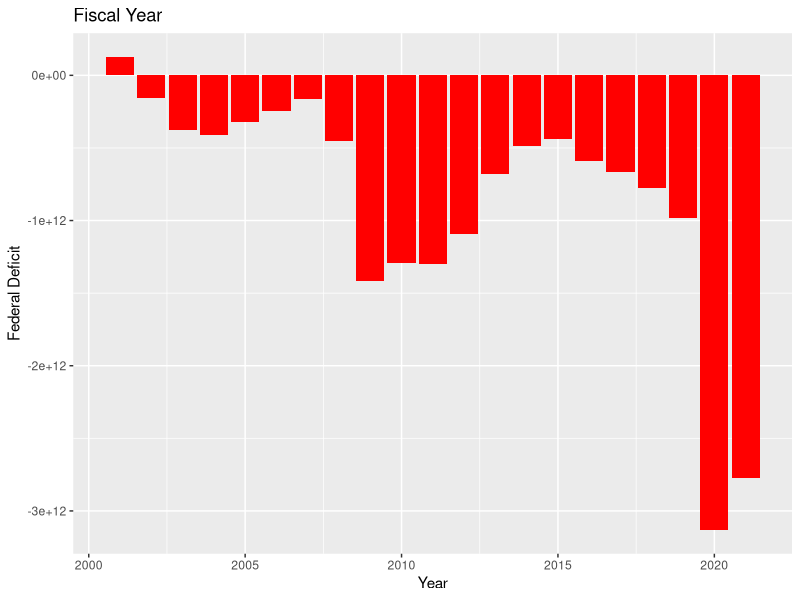

The R source for this figure:
## ---- chunk 1
library(tidyverse)
## ---- chunk 2
deficit <- readr::read_csv("federal_deficit_trends.csv")
## ---- chunk 3
ggplot(deficit, aes(x = fiscal_year, y = federal_deficit)) +
  geom_col(fill = "red")+
  labs(title = "Fiscal Year", y = "Federal Deficit" , x = "Year")
  
